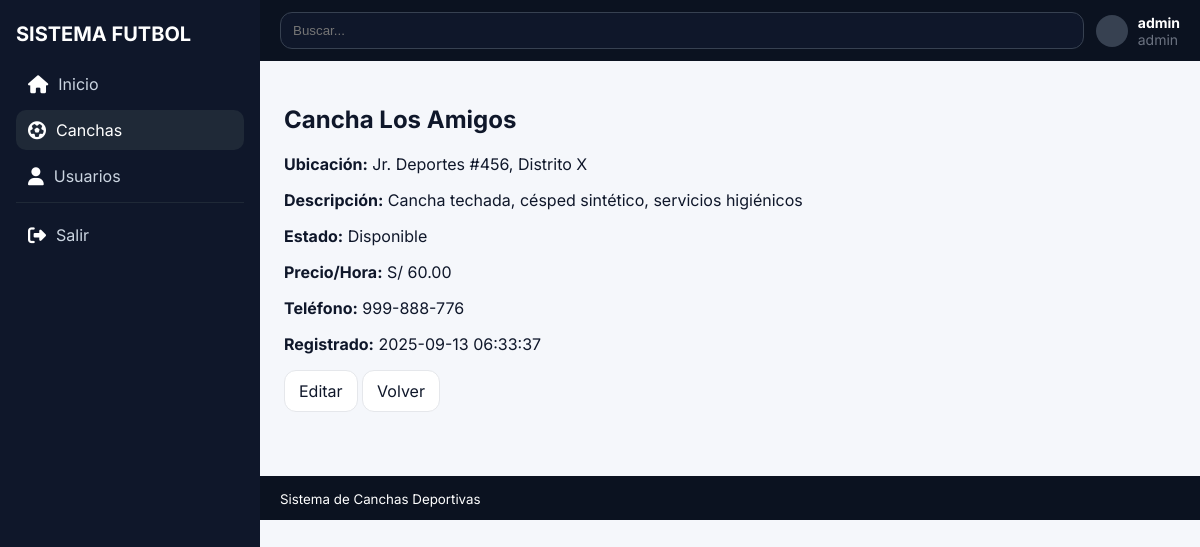
Screenshot of /?c=cancha&a=show&id=2 (signed in) with the database file from the repository.
### tables this page shows
CREATE TABLE `canchas` (
  `id_cancha` int(11) NOT NULL AUTO_INCREMENT,
  `nombre` varchar(100) NOT NULL,
  `ubicacion` varchar(150) NOT NULL,
  `descripcion` text,
  `estado` varchar(50) DEFAULT 'Disponible',
  `precio_hora` decimal(10,2) DEFAULT '0.00',
  `telefono` varchar(20) DEFAULT NULL,
  `fecha_registro` datetime DEFAULT CURRENT_TIMESTAMP,
  PRIMARY KEY (`id_cancha`)
);

### src/control/CanchaController.php (called while the page is built, shortened)
<?php
require_once __DIR__ . '/../model/Cancha.php';
class CanchaController {
    public function show() {
        $id = (int)($_GET['id'] ?? 0);
        $cancha = Cancha::find($id);
        require __DIR__ . '/../view/cancha/show.php';
    }
}

### index.php (called while the page is built, shortened)
<?php
$a = $_GET['a'] ?? 'loginForm';
$controller = new $classname();
$controller->$a();

### src/library/conexion.php (called while the page is built, shortened)
<?php
class Conexion {
    public static function getConexion(): PDO {
        static $pdo = null;
        if ($pdo === null) {
            $dsn = "mysql:host=" . BD_HOST . ";dbname=" . BD_NAME . ";charset=" . BD_CHARSET;
            $opts = [
                PDO::ATTR_ERRMODE            => PDO::ERRMODE_EXCEPTION,
                PDO::ATTR_DEFAULT_FETCH_MODE => PDO::FETCH_ASSOC,
                PDO::ATTR_EMULATE_PREPARES   => false,
            ];
            $pdo = new PDO($dsn, BD_USER, BD_PASSWORD, $opts);
        }
        return $pdo;
    }
}

### src/model/Cancha.php (called while the page is built, shortened)
<?php
require_once __DIR__ . '/../library/conexion.php';
class Cancha {
    public static function find(int $id): ?array {
        $st = Conexion::getConexion()->prepare("SELECT * FROM canchas WHERE id_cancha=?");
        $st->execute([$id]);
        $r = $st->fetch();
        return $r ?: null;
    }
}

### src/view/cancha/show.php (the view)
<?php require __DIR__ . '/../layout/header.php'; ?>
<h2><?= htmlspecialchars($cancha['nombre']) ?></h2>
<p><strong>Ubicación:</strong> <?= htmlspecialchars($cancha['ubicacion']) ?></p>
<p><strong>Descripción:</strong> <?= nl2br(htmlspecialchars($cancha['descripcion'])) ?></p>
<p><strong>Estado:</strong> <?= htmlspecialchars($cancha['estado']) ?></p>
<p><strong>Precio/Hora:</strong> S/ <?= number_format($cancha['precio_hora'],2) ?></p>
<p><strong>Teléfono:</strong> <?= htmlspecialchars($cancha['telefono']) ?></p>
<p><strong>Registrado:</strong> <?= htmlspecialchars($cancha['fecha_registro']) ?></p>
<p>
  <a class="btn" href="<?= BASE_URL ?>?c=cancha&a=edit&id=<?= $cancha['id_cancha'] ?>">Editar</a>
  <a class="btn" href="<?= BASE_URL ?>?c=cancha&a=index">Volver</a>
</p>
<?php require __DIR__ . '/../layout/footer.php'; ?>

### src/view/layout/header.php (style rules this page uses)
:root { --bg:#f5f7fb; --card:#ffffff; --muted:#6b7280; --text:#0f172a; --brand:#2563eb; --sidebar:#0f172a; --ring:#e5e7eb; --danger:#dc2626; --success:#10b981; --radius:14px; --shadow:0 8px 24px rgba(15,23,42,.08); }
* { box-sizing:border-box }
body { margin:0;font-family:Inter,system-ui,Arial,sans-serif;background:var(--bg);color:var(--text) }
a { color:inherit;text-decoration:none }
.btn { display:inline-block;padding:10px 14px;border-radius:12px;border:1px solid var(--ring);background:#fff;cursor:pointer }

### rows the page displays
canchas: nombre "Cancha Los Amigos", ubicacion "Jr. Deportes #456, Distrito X", descripcion "Cancha techada, césped sintético, servicios higiénicos", estado "Disponible", precio_hora "60.00", telefono "999-888-776", fecha_registro "2025-09-13 06:33:37"

### other values shown
$_SESSION['user']['name'] "admin"
$_SESSION['user']['rol'] "admin"
